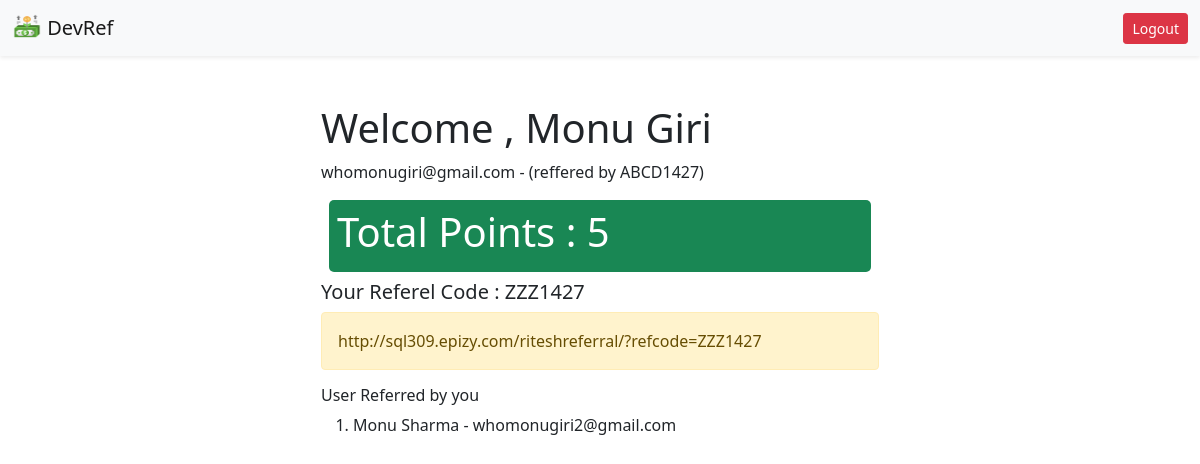
The app's page /?login (signed in) with its own data.
### tables this page shows
CREATE TABLE `users` (
  `id` int(11) NOT NULL,
  `full_name` varchar(255) NOT NULL,
  `email_id` varchar(255) NOT NULL,
  `password` text NOT NULL,
  `ref_code` varchar(255) NOT NULL,
  `user_code` varchar(200) NOT NULL
);

### includes/functions.php (called while the page is built, shortened)
<?php
    function getRefList($data){
        $db=$GLOBALS['db'];
$ref_code=$data['ref_code'];
        $query="SELECT * FROM users WHERE ref_code='$ref_code'";
        $runQuery=mysqli_query($db,$query);
        $user = mysqli_fetch_all($runQuery,MYSQLI_ASSOC) ?? array();
        return $user;
    }

### includes/home.php (the view)
<?php require('includes/functions.php');
$data['ref_code']=$user['user_code'];
$reflist = getRefList($data);
?>
<div class="col-6 m-auto mt-5">
   <h1>Welcome , <?=$user['full_name']?></h1>
   <p><?=$user['email_id']?> - (reffered by <?=$user['ref_code']?>)</p>
   <div class="bg-success p-2 text-white m-2" role="alert" style="border-radius:5px;">
   <h1>Total Points : <?=count($reflist)*5?></h1>
</div>
<h5>Your Referel Code : <?=$user['user_code']?> </h5>
   <div class="alert alert-warning" role="alert">
   http://sql309.epizy.com/riteshreferral/?refcode=<?=$user['user_code']?>
</div>
<h6>User Referred by you</h5>
<ol>
<?php
foreach($reflist as $u){
?>
<li><?=$u['full_name']?> - <?=$u['email_id']?></li>
<?php
}
?>
</ol>
</div>

### records on screen
users: ref_code "ZZZ1427", full_name "Monu Sharma", email "whomonugiri2@gmail.com"

### other values on screen
$user['full_name'] "Monu Giri"
$user['email_id'] "whomonugiri@gmail.com"
$user['ref_code'] "ABCD1427"
count($reflist)*5 "5"
